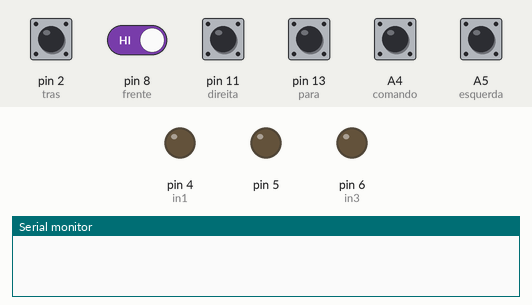
A sketch run on a simulated Arduino Uno, built with avr-gcc and run on an emulated ATmega328P. On the bench: output pins drawn as LEDs (lit = HIGH), the last lines printed to the serial monitor. Inputs (shaded band) come from the test bench; at power-on: A4 (comando), A5 (esquerda), pin 2 (tras), pin 8 (frente), pin 11 (direita), pin 13 (para) HIGH.

Above: at 1.2 s.
1.3 s: pin 2 (tras) pulled LOW for 1 s
3.8 s: A4 (comando) pulled LOW for 1 s
At 4.7 s:
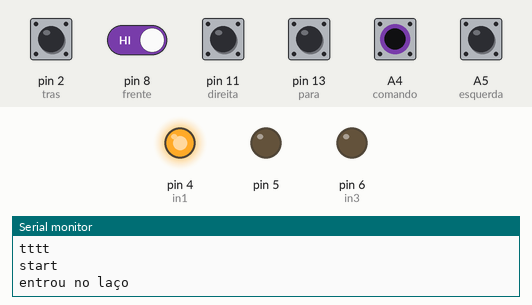
6.3 s: pin 8 (frente) driven LOW and A4 (comando) driven LOW
9.3 s: A4 (comando) driven HIGH
At 9.3 s:
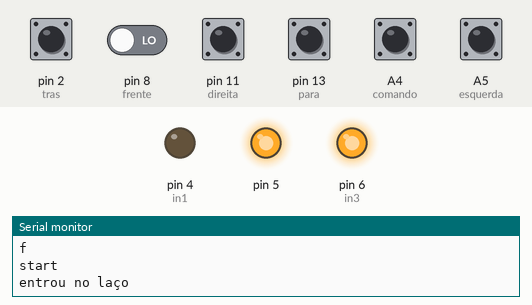
At 10.7 s:
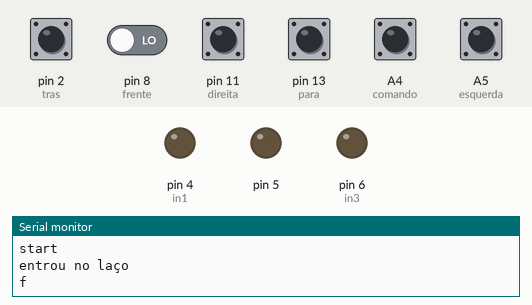
12.3 s: pin 11 (direita) pulled LOW for 1 s
14.8 s: pin 13 (para) pulled LOW for 1 s
Timing chart, 0 to 17.8 s (numbered marks = the images above; inputs shaded):
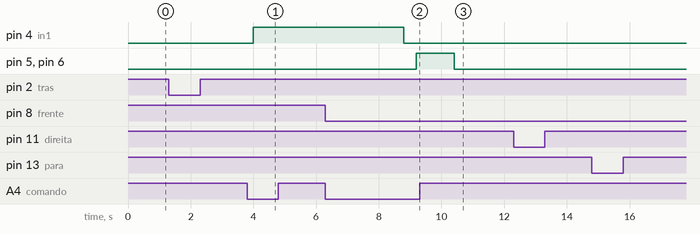

The sketch:

TCC.ino
```cpp
#include <SoftwareSerial.h>
SoftwareSerial bt(10,9); // rx and tx

int in1=4;
int in2=5                                                                                                                                                                                                                                                                                                                                                                                                                                                                                                                                                                                                                                                                                                                                                                                                                                                                                                                                                                                                                                                                                                                                                                                                                                                                                                                                                                                                                                                                                                                                                                                                                                                                                                                                                                                                                                                                                                                                                                                                                                                                                                                                                                                                                                                                                                                                                                                                                                                                                                                                                                                                                                                                                                                                                                                                                                                                                                                                                                                                                                                                                                                                                                                                                                                                                                                                                                                                                                                                                                                                           ;
int in3=6;
int in4=7;

int frente=8;
int tras=2;
int esquerda=A5;
int direita=11;
int para=13;
int comando=A4;
String acumula="";
void setup() {
  Serial.begin(9600);
  bt.begin(9600);
  pinMode(in1,OUTPUT);
  pinMode(in2,OUTPUT);
  pinMode(in3,OUTPUT);
  pinMode(in3,OUTPUT);
  pinMode(frente,INPUT_PULLUP);
  pinMode(tras,INPUT_PULLUP);
  pinMode(esquerda,INPUT_PULLUP);
  pinMode(direita,INPUT_PULLUP);
  pinMode(para,INPUT_PULLUP);
  pinMode(comando,INPUT_PULLUP);

}

void loop() {
  //if(bt.available()){
    //char c=bt.read();
    if(digitalRead(frente)==LOW){
      delay(200);
      if(digitalRead(frente)==LOW){
      acumula+='f';
      Serial.println(acumula);

    }

}
    if (digitalRead(tras)==LOW){
      delay(200);
      if(digitalRead(tras)==LOW){
      acumula+='t';
      Serial.println(acumula);
    }
}

    if(digitalRead(esquerda)==LOW){
      delay(200);
      if(digitalRead(esquerda)==LOW){
      acumula+='e';
      Serial.println(acumula);
    }
}
    if(digitalRead(para)==LOW){
      delay(200);
      if(digitalRead(para)==LOW){
      acumula+='p';
      Serial.println(acumula);
    }
}
    if(digitalRead(direita)==LOW){
      delay(200);
      if(digitalRead(direita)==LOW){
      acumula+='d';
      Serial.println(acumula);
    }
}

if(digitalRead(comando)==LOW){
    delay(200);
    Serial.println("start");
     if(digitalRead(comando)==LOW){
           Serial.println("entrou no laço");
      for(int i=0;i<acumula.length();i++){
        char c= acumula[i];
         if(c=='e'){
      digitalWrite(in1,0);
  digitalWrite(in2,0);
  digitalWrite(in3,1);
  digitalWrite(in4,0);

      delay(1200);
       digitalWrite(in1,0);
  digitalWrite(in2,0);
  digitalWrite(in3,0);
  digitalWrite(in4,0);

    }
     if(c=='d'){
      digitalWrite(in1,0);
  digitalWrite(in2,1);
  digitalWrite(in3,0);
  digitalWrite(in4,0);

       delay(1200);
       digitalWrite(in1,0);
  digitalWrite(in2,0);
  digitalWrite(in3,0);
  digitalWrite(in4,0);

    }
     if(c=='f'){
        digitalWrite(in1,0);
  digitalWrite(in2,1);
  digitalWrite(in3,1);
  digitalWrite(in4,0);

       delay(1200);
       digitalWrite(in1,0);
  digitalWrite(in2,0);
  digitalWrite(in3,0);
  digitalWrite(in4,0);

    }
     if(c=='t'){
        digitalWrite(in1,1);
  digitalWrite(in2,0);
  digitalWrite(in3,0);
  digitalWrite(in4,1);

      delay(1200);
       digitalWrite(in1,0);
  digitalWrite(in2,0);
  digitalWrite(in3,0);
  digitalWrite(in4,0);

    }
     if(c=='p'){
      digitalWrite(in1,0);
  digitalWrite(in2,0);
  digitalWrite(in3,0);
  digitalWrite(in4,0);


    }
      }
      acumula="";
     }
  }

    }
```

Measured:
- after the input at 3.8 s, pin 4 (in1): LOW → HIGH after 0.20 s
- after the input at 6.3 s, pin 5, pin 6 (in3): LOW → HIGH after 2.9 s
- after the input at 9.3 s, pin 5, pin 6 (in3): goes on until 10.4 s, then stays LOW
